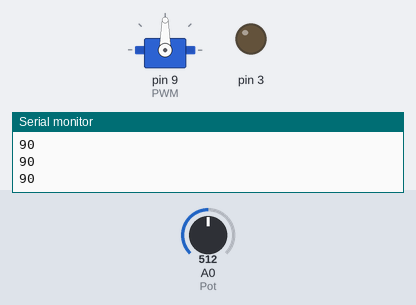
The sketch below on a simulated Arduino Uno, built with avr-gcc and run on an emulated ATmega328P. On the bench: servo, output pins drawn as LEDs (lit = HIGH), the last lines printed to the serial monitor. Inputs (shaded band) come from the test bench; at power-on: A0 (Pot) = 512.

Above: at 1.2 s.
1.3 s: A0 (Pot) set to 716
At 2.2 s:
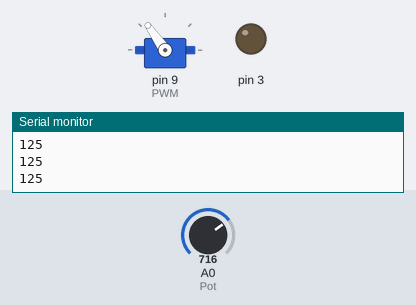
2.8 s: A0 (Pot) set to 900
At 3.3 s:
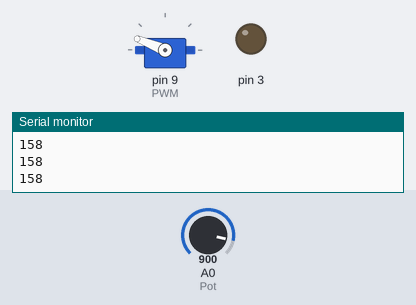
4.3 s: A0 (Pot) set to 1023
At 5.5 s:
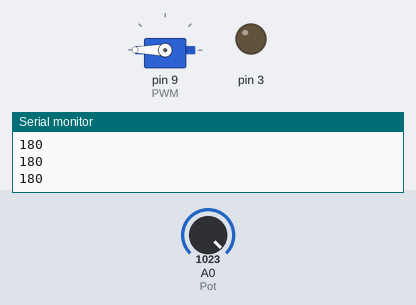
5.8 s: A0 (Pot) set to 306
At 7.0 s:
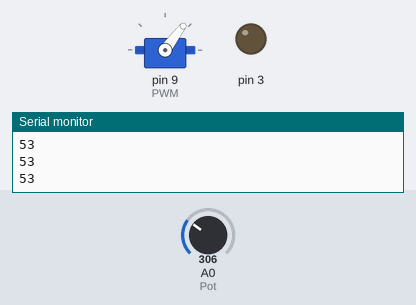
7.3 s: A0 (Pot) set to 122
At 7.8 s:
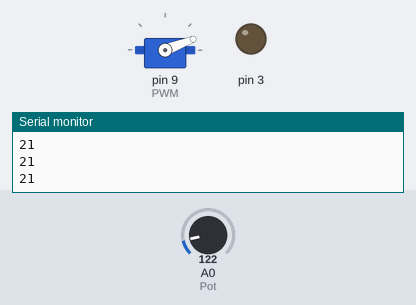
8.8 s: A0 (Pot) set to 0
At 10.2 s:
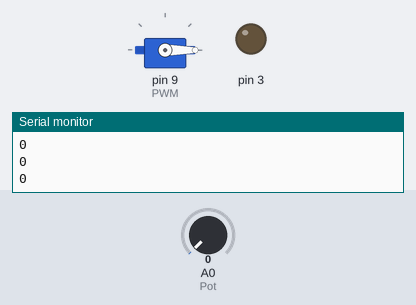
Timing chart, 0 to 11.3 s (numbered marks = the images above; inputs shaded):
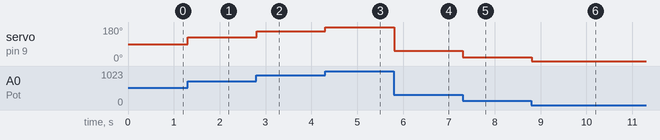

Measured:
- after the input at 1.3 s, servo on pin 9 (PWM): 90° → 125° at once
- after the input at 2.8 s, servo on pin 9 (PWM): 125° → 158° at once
- after the input at 4.3 s, servo on pin 9 (PWM): 158° → 180° at once
- after the input at 5.8 s, servo on pin 9 (PWM): 180° → 53° at once
- after the input at 7.3 s, servo on pin 9 (PWM): 53° → 21° at once
- after the input at 8.8 s, servo on pin 9 (PWM): 21° → 0° at once

The sketch:

Servo_Pot.ino
```cpp
#include <Servo.h>

//In
#define Pot A0

//Out
#define PWM 9

//Vairables
int potIn;
int Angle;
Servo myservo;

void setup() {
  // put your setup code here, to run once:
  pinMode(Pot, INPUT);
  pinMode(3, OUTPUT);
  myservo.attach(PWM);
  Serial.begin(9600);
}

void loop() {
  // Read the potentiometer input, map to desired servo angle, and set the servo to that angle:
  potIn = analogRead(Pot);
  Angle = map(potIn, 0, 1023, 0, 180);
  Serial.println(Angle);
  myservo.write(Angle);
  delay(10);
}
```
